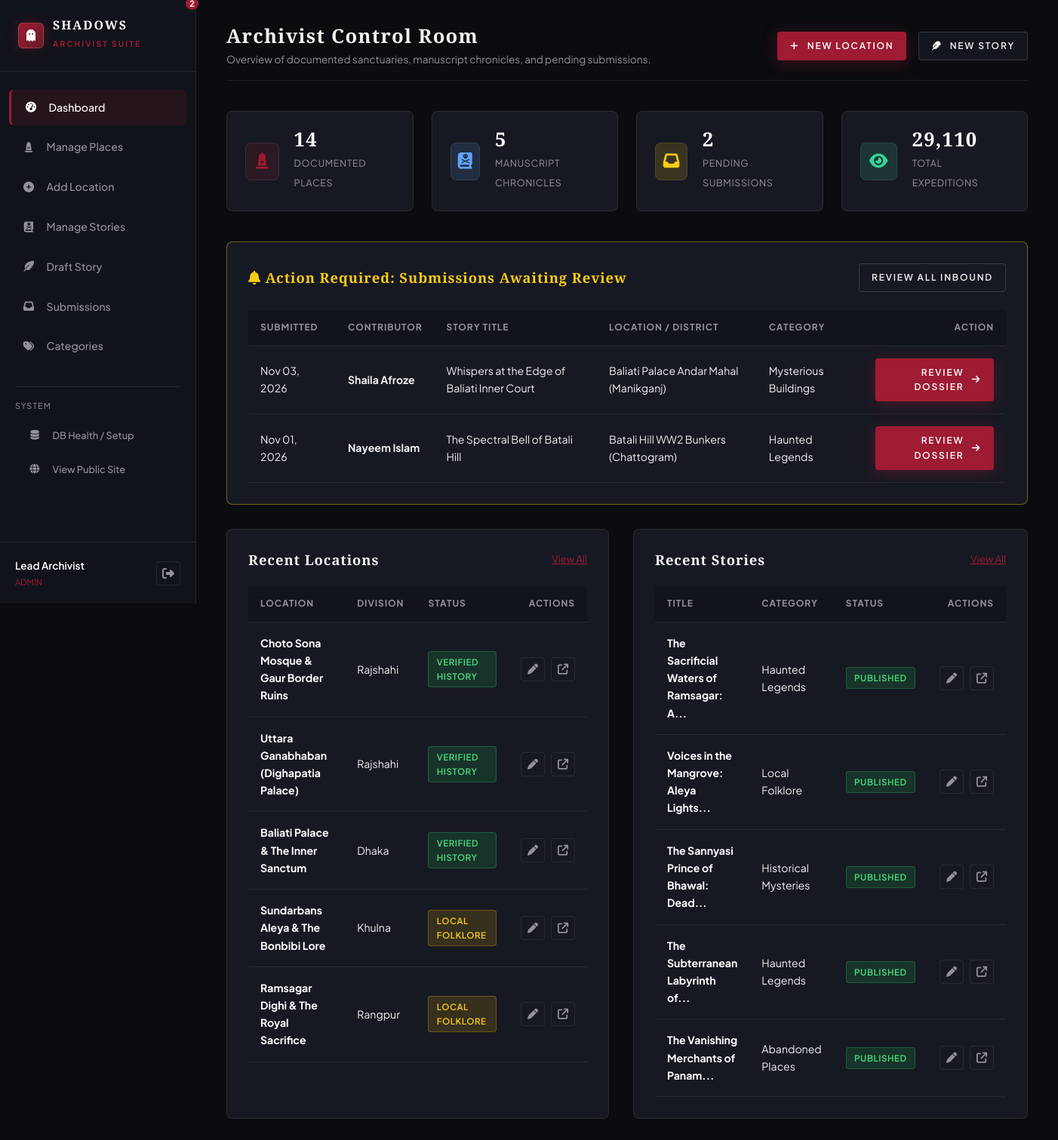
The page /admin/index.php (signed in) on the database its author committed.
### tables this page shows
CREATE TABLE `story_submissions` (
  `id` INT UNSIGNED NOT NULL AUTO_INCREMENT,
  `submitter_name` VARCHAR(100) NOT NULL DEFAULT 'Anonymous Explorer',
  `email` VARCHAR(120) DEFAULT NULL,
  `story_title` VARCHAR(200) NOT NULL,
  `district` VARCHAR(50) NOT NULL,
  `location_name` VARCHAR(150) NOT NULL,
  `category_id` INT UNSIGNED NOT NULL,
  `story_content` LONGTEXT NOT NULL,
  `image_url` VARCHAR(255) DEFAULT NULL,
  `status` ENUM('pending', 'approved', 'rejected') NOT NULL DEFAULT 'pending',
  `admin_notes` TEXT DEFAULT NULL,
  `created_at` TIMESTAMP NOT NULL DEFAULT CURRENT_TIMESTAMP,
  PRIMARY KEY (`id`),
  INDEX `idx_submission_status` (`status`),
  INDEX `idx_submission_category` (`category_id`),
  CONSTRAINT `fk_submissions_category` FOREIGN KEY (`category_id`) REFERENCES `categories` (`id`) ON DELETE RESTRICT ON UPDATE CASCADE
);

CREATE TABLE `categories` (
  `id` INT UNSIGNED NOT NULL AUTO_INCREMENT,
  `name` VARCHAR(100) NOT NULL UNIQUE,
  `slug` VARCHAR(100) NOT NULL UNIQUE,
  `description` TEXT DEFAULT NULL,
  `icon` VARCHAR(50) NOT NULL DEFAULT 'fa-ghost',
  `created_at` TIMESTAMP NOT NULL DEFAULT CURRENT_TIMESTAMP,
  PRIMARY KEY (`id`)
);

CREATE TABLE `places` (
  `id` INT UNSIGNED NOT NULL AUTO_INCREMENT,
  `name` VARCHAR(150) NOT NULL,
  `slug` VARCHAR(160) NOT NULL UNIQUE,
  `summary` VARCHAR(350) NOT NULL,
  `description` TEXT NOT NULL,
  `division` VARCHAR(50) NOT NULL,
  `district` VARCHAR(50) NOT NULL,
  `address` VARCHAR(255) DEFAULT NULL,
  `latitude` DECIMAL(10, 7) NOT NULL,
  `longitude` DECIMAL(10, 7) NOT NULL,
  `cover_image` VARCHAR(255) NOT NULL,
  `historical_background` LONGTEXT NOT NULL,
  `local_legends` LONGTEXT NOT NULL,
  `paranormal_claims` LONGTEXT DEFAULT NULL,
  `why_mysterious` LONGTEXT DEFAULT NULL,
  `category_id` INT UNSIGNED NOT NULL,
  `verification_status` ENUM('VERIFIED HISTORY', 'LOCAL FOLKLORE', 'UNVERIFIED LEGEND') NOT NULL DEFAULT 'LOCAL FOLKLORE',
  `sources` TEXT DEFAULT NULL,
  `is_featured` TINYINT(1) NOT NULL DEFAULT 0,
  `views_count` INT UNSIGNED NOT NULL DEFAULT 0,
  `created_at` TIMESTAMP NOT NULL DEFAULT CURRENT_TIMESTAMP,
  `updated_at` TIMESTAMP NOT NULL DEFAULT CURRENT_TIMESTAMP ON UPDATE CURRENT_TIMESTAMP,
  PRIMARY KEY (`id`),
  INDEX `idx_division` (`division`),
  INDEX `idx_district` (`district`),
  INDEX `idx_category` (`category_id`),
  INDEX `idx_featured` (`is_featured`),
  CONSTRAINT `fk_places_category` FOREIGN KEY (`category_id`) REFERENCES `categories` (`id`) ON DELETE RESTRICT ON UPDATE CASCADE
);

CREATE TABLE `stories` (
  `id` INT UNSIGNED NOT NULL AUTO_INCREMENT,
  `title` VARCHAR(200) NOT NULL,
  `slug` VARCHAR(220) NOT NULL UNIQUE,
  `excerpt` VARCHAR(350) NOT NULL,
  `content` LONGTEXT NOT NULL,
  `category_id` INT UNSIGNED NOT NULL,
  `cover_image` VARCHAR(255) NOT NULL,
  `author` VARCHAR(100) NOT NULL DEFAULT 'Shadows Archive',
  `reading_time` INT UNSIGNED NOT NULL DEFAULT 5,
  `is_featured` TINYINT(1) NOT NULL DEFAULT 0,
  `status` ENUM('published', 'draft') NOT NULL DEFAULT 'published',
  `views_count` INT UNSIGNED NOT NULL DEFAULT 0,
  `created_at` TIMESTAMP NOT NULL DEFAULT CURRENT_TIMESTAMP,
  `updated_at` TIMESTAMP NOT NULL DEFAULT CURRENT_TIMESTAMP ON UPDATE CURRENT_TIMESTAMP,
  PRIMARY KEY (`id`),
  INDEX `idx_story_category` (`category_id`),
  INDEX `idx_story_status` (`status`),
  INDEX `idx_story_featured` (`is_featured`),
  CONSTRAINT `fk_stories_category` FOREIGN KEY (`category_id`) REFERENCES `categories` (`id`) ON DELETE RESTRICT ON UPDATE CASCADE
);

### includes/functions.php (called while the page is built, shortened)
<?php
function e(?string $data): string {
    return htmlspecialchars((string)($data ?? ''), ENT_QUOTES, 'UTF-8');
}
function format_display_date(string $datetime): string {
    $timestamp = strtotime($datetime);
    return date('M d, Y', $timestamp);
}
function truncate_words(string $text, int $length = 150): string {
    $clean = strip_tags($text);
    $cut = mb_substr($clean, 0, $length);
    $lastSpace = mb_strrpos($cut, ' ');
    if ($lastSpace !== false) {
        $cut = mb_substr($cut, 0, $lastSpace);
    }
    return $cut . '...';
}

### admin/index.php (the view, shortened to what this page needs)
<?php
require_once __DIR__ . '/header.php';
$stats = [
    'places' => 0,
    'stories' => 0,
    'submissions_pending' => 0,
    'total_views' => 0
];
$recentPlaces = [];
$recentStories = [];
$pendingSubmissions = [];
if ($pdo) {
    try {
        $stats['places'] = (int)$pdo->query("SELECT COUNT(*) FROM places")->fetchColumn();
        $stats['stories'] = (int)$pdo->query("SELECT COUNT(*) FROM stories")->fetchColumn();
        $stats['submissions_pending'] = (int)$pdo->query("SELECT COUNT(*) FROM story_submissions WHERE status = 'pending'")->fetchColumn();
        $placeViews = (int)$pdo->query("SELECT COALESCE(SUM(views_count), 0) FROM places")->fetchColumn();
        $storyViews = (int)$pdo->query("SELECT COALESCE(SUM(views_count), 0) FROM stories")->fetchColumn();
        $stats['total_views'] = $placeViews + $storyViews;
        $stmtP = $pdo->query("SELECT p.*, c.name as category_name FROM places p JOIN categories c ON p.category_id = c.id ORDER BY p.id DESC LIMIT 5");
        $recentPlaces = $stmtP->fetchAll();
        $stmtS = $pdo->query("SELECT s.*, c.name as category_name FROM stories s JOIN categories c ON s.category_id = c.id ORDER BY s.id DESC LIMIT 5");
        $recentStories = $stmtS->fetchAll();
        $stmtSub = $pdo->query("SELECT sub.*, c.name as category_name FROM story_submissions sub JOIN categories c ON sub.category_id = c.id WHERE sub.status = 'pending' ORDER BY sub.created_at DESC LIMIT 5");
        $pendingSubmissions = $stmtSub->fetchAll();
    } catch (PDOException $e) {
        error_log("Dashboard query error: " . $e->getMessage());
    }
}
?>
<div class="admin-stats-grid">
    <div class="admin-stat-card">
        <div class="stat-icon-wrap">
            <i class="fa-solid fa-monument"></i>
        </div>
        <div class="stat-details">
            <h3><?= number_format($stats['places']) ?></h3>
            <span>Documented Places</span>
        </div>
    </div>
    <div class="admin-stat-card">
        <div class="stat-icon-wrap" style="color: #60a5fa; background: rgba(96, 165, 250, 0.15);">
            <i class="fa-solid fa-book-skull"></i>
        </div>
        <div class="stat-details">
            <h3><?= number_format($stats['stories']) ?></h3>
            <span>Manuscript Chronicles</span>
        </div>
    </div>
    <div class="admin-stat-card">
        <div class="stat-icon-wrap" style="color: #facc15; background: rgba(250, 204, 21, 0.15);">
            <i class="fa-solid fa-inbox"></i>
        </div>
        <div class="stat-details">
            <h3><?= number_format($stats['submissions_pending']) ?></h3>
            <span>Pending Submissions</span>
        </div>
    </div>
    <div class="admin-stat-card">
        <div class="stat-icon-wrap" style="color: #34d399; background: rgba(52, 211, 153, 0.15);">
            <i class="fa-solid fa-eye"></i>
        </div>
        <div class="stat-details">
            <h3><?= number_format($stats['total_views']) ?></h3>
            <span>Total Expeditions</span>
        </div>
    </div>
</div>
<?php if (!empty($pendingSubmissions)): ?>
<div class="admin-card" style="border-color: rgba(250, 204, 21, 0.4);">
    <div class="admin-card-header">
        <h2 style="color: #facc15;"><i class="fa-solid fa-bell"></i> Action Required: Submissions Awaiting Review</h2>
        <a href="submissions.php" class="btn btn-secondary btn-sm">Review All Inbound</a>
    </div>
    <div class="admin-table-responsive">
        <table class="admin-table">
            <thead>
                <tr>
                    <th>Submitted</th>
                    <th>Contributor</th>
                    <th>Story Title</th>
                    <th>Location / District</th>
                    <th>Category</th>
                    <th style="text-align: right;">Action</th>
                </tr>
            </thead>
            <tbody>
                <?php foreach ($pendingSubmissions as $sub): ?>
                    <tr>
                        <td><?= format_display_date($sub['created_at']) ?></td>
                        <td><strong><?= e($sub['submitter_name']) ?></strong></td>
                        <td><?= e($sub['story_title']) ?></td>
                        <td><?= e($sub['location_name']) ?> (<?= e($sub['district']) ?>)</td>
                        <td><?= e($sub['category_name']) ?></td>
                        <td style="text-align: right;">
                            <a href="submissions.php?id=<?= $sub['id'] ?>" class="btn btn-primary btn-sm">
                                Review Dossier <i class="fa-solid fa-arrow-right"></i>
                            </a>
                        </td>
                    </tr>
                <?php endforeach; ?>
            </tbody>
        </table>
    </div>
</div>
<?php endif; ?>
<div style="display: grid; grid-template-columns: 1fr 1fr; gap: 2rem;">
    <div class="admin-card">
        <div class="admin-card-header">
            <h2>Recent Locations</h2>
            <a href="places.php" style="color: var(--admin-accent); font-size: 0.82rem; text-decoration: underline;">View All</a>
        </div>
        <div class="admin-table-responsive">
            <table class="admin-table">
                <thead>
                    <tr>
                        <th>Location</th>
                        <th>Division</th>
                        <th>Status</th>
                        <th style="text-align: right;">Actions</th>
                    </tr>
                </thead>
                <tbody>
                    <?php foreach ($recentPlaces as $rp): ?>
                        <tr>
                            <td>
                                <strong><a href="../place.php?slug=<?= e($rp['slug']) ?>" target="_blank" style="color: #fff;"><?= e($rp['name']) ?></a></strong>
                            </td>
                            <td><?= e($rp['division']) ?></td>
                            <td>
                                <span class="pill-status pill-<?= $rp['verification_status'] === 'VERIFIED HISTORY' ? 'approved' : 'pending' ?>">
                                    <?= e($rp['verification_status']) ?>
                                </span>
                            </td>
                            <td style="text-align: right;">
                                <div class="action-btns" style="justify-content: flex-end;">
                                    <a href="edit-place.php?id=<?= $rp['id'] ?>" class="btn-icon" title="Edit Place">
                                        <i class="fa-solid fa-pen"></i>
                                    </a>
                                    <a href="../place.php?slug=<?= e($rp['slug']) ?>" target="_blank" class="btn-icon" title="Public View">
                                        <i class="fa-solid fa-arrow-up-right-from-square"></i>
                                    </a>
                                </div>
                            </td>
                        </tr>
                    <?php endforeach; ?>
                </tbody>
            </table>
        </div>
    </div>
    <div class="admin-card">
        <div class="admin-card-header">
            <h2>Recent Stories</h2>
            <a href="stories.php" style="color: var(--admin-accent); font-size: 0.82rem; text-decoration: underline;">View All</a>
        </div>
        <div class="admin-table-responsive">
            <table class="admin-table">
                <thead>
                    <tr>
                        <th>Title</th>
                        <th>Category</th>
                        <th>Status</th>
                        <th style="text-align: right;">Actions</th>
                    </tr>
                </thead>
                <tbody>
                    <?php foreach ($recentStories as $rs): ?>
                        <tr>
                            <td>
                                <strong><a href="../story.php?slug=<?= e($rs['slug']) ?>" target="_blank" style="color: #fff;"><?= e(truncate_words($rs['title'], 38)) ?></a></strong>
                            </td>
                            <td><?= e($rs['category_name']) ?></td>
                            <td>
                                <span class="pill-status pill-<?= $rs['status'] ?>">
                                    <?= e($rs['status']) ?>
                                </span>
                            </td>
                            <td style="text-align: right;">
                                <div class="action-btns" style="justify-content: flex-end;">
                                    <a href="edit-story.php?id=<?= $rs['id'] ?>" class="btn-icon" title="Edit Story">
                                        <i class="fa-solid fa-pen"></i>
                                    </a>
                                    <a href="../story.php?slug=<?= e($rs['slug']) ?>" target="_blank" class="btn-icon" title="Public View">
                                        <i class="fa-solid fa-arrow-up-right-from-square"></i>
                                    </a>
                                </div>
                            </td>
                        </tr>
                    <?php endforeach; ?>
                </tbody>
            </table>
        </div>
    </div>
</div>
<?php require_once __DIR__ . '/footer.php'; ?>

### assets/css/style.css (style rules this page uses)
:root { --bg-primary: #08090D; --bg-secondary: #11131A; --bg-card: #171922; --bg-card-hover: #1E212D; --accent-red: #9E1B32; --accent-crimson: #651C2A; --accent-glow: rgba(158, 27, 50, 0.35); --fog-grey: #A6A6AD; --text-main: #F2F0EF; --text-secondary: #92929C; --text-muted: #6B6B76; --border-subtle: rgba(255, 255, 255, 0.07); --border-accent: rgba(158, 27, 50, 0.4); --glass-bg: rgba(23, 25, 34, 0.85); --font-serif: 'Cinzel', Georgia, serif; --font-sans: 'Plus Jakarta Sans', -apple-system, BlinkMacSystemFont, 'Segoe UI', Roboto, sans-serif; --transition-smooth: all 0.35s cubic-bezier(0.16, 1, 0.3, 1); --container-width: 1280px; }
*, *::before, *::after { box-sizing: border-box; margin: 0; padding: 0; }
html { scroll-behavior: smooth; font-size: 16px; background-color: var(--bg-primary); color: var(--text-main); text-rendering: optimizeLegibility; -webkit-font-smoothing: antialiased; }
body { font-family: var(--font-sans); background-color: var(--bg-primary); color: var(--text-main); line-height: 1.65; overflow-x: hidden; position: relative; min-height: 100vh; }
h1, h2, h3, h4, h5, h6 { font-family: var(--font-serif); color: var(--text-main); letter-spacing: 0.05em; font-weight: 700; line-height: 1.25; }
a { color: inherit; text-decoration: none; transition: var(--transition-smooth); }
.btn { display: inline-flex; align-items: center; justify-content: center; gap: 0.65rem; padding: 0.85rem 1.85rem; font-size: 0.85rem; font-weight: 600; text-transform: uppercase; letter-spacing: 0.15em; border-radius: 4px; cursor: pointer; transition: var(--transition-smooth); border: 1px solid transparent; position: relative; overflow: hidden; }
.btn-primary { background: var(--accent-red); color: #fff; box-shadow: 0 4px 20px rgba(158, 27, 50, 0.35); }
.btn-secondary { background: rgba(23, 25, 34, 0.8); border: 1px solid rgba(255, 255, 255, 0.15); color: var(--text-main); backdrop-filter: blur(8px); }
.btn-sm { padding: 0.5rem 1rem; font-size: 0.75rem; }

### rows shown on the page
story_submissions: created_at "Nov 03, 2026", submitter_name "Shaila Afroze", story_title "Whispers at the Edge of Baliati Inner Court", location_name "Baliati Palace Andar Mahal", district "Manikganj", category.name "Mysterious Buildings"
story_submissions: created_at "Nov 01, 2026", submitter_name "Nayeem Islam", story_title "The Spectral Bell of Batali Hill", location_name "Batali Hill WW2 Bunkers", district "Chattogram", category.name "Haunted Legends"
places: name "Choto Sona Mosque & Gaur Border Ruins", division "Rajshahi", verification_status "VERIFIED HISTORY"
places: name "Uttara Ganabhaban (Dighapatia Palace)", division "Rajshahi", verification_status "VERIFIED HISTORY"
places: name "Baliati Palace & The Inner Sanctum", division "Dhaka", verification_status "VERIFIED HISTORY"
places: name "Sundarbans Aleya & The Bonbibi Lore", division "Khulna", verification_status "LOCAL FOLKLORE"
places: name "Ramsagar Dighi & The Royal Sacrifice", division "Rangpur", verification_status "LOCAL FOLKLORE"
stories: title "The Sacrificial Waters of Ramsagar: A...", category.name "Haunted Legends", status "PUBLISHED"
stories: title "Voices in the Mangrove: Aleya Lights...", category.name "Local Folklore", status "PUBLISHED"
stories: title "The Sannyasi Prince of Bhawal: Dead...", category.name "Historical Mysteries", status "PUBLISHED"
stories: title "The Subterranean Labyrinth of...", category.name "Haunted Legends", status "PUBLISHED"
stories: title "The Vanishing Merchants of Panam...", category.name "Abandoned Places", status "PUBLISHED"

### other values the page prints
$currentAdmin['full_name'] "Lead Archivist"
$currentAdmin['role'] "ADMIN"
$adminTitle "Archivist Control Room"
$adminSubtitle "Overview of documented sanctuaries, manuscript chronicles, and pending submissions."
$stats['places'] "14"
$stats['stories'] "5"
$stats['submissions_pending'] "2"
$stats['total_views'] "29,110"
